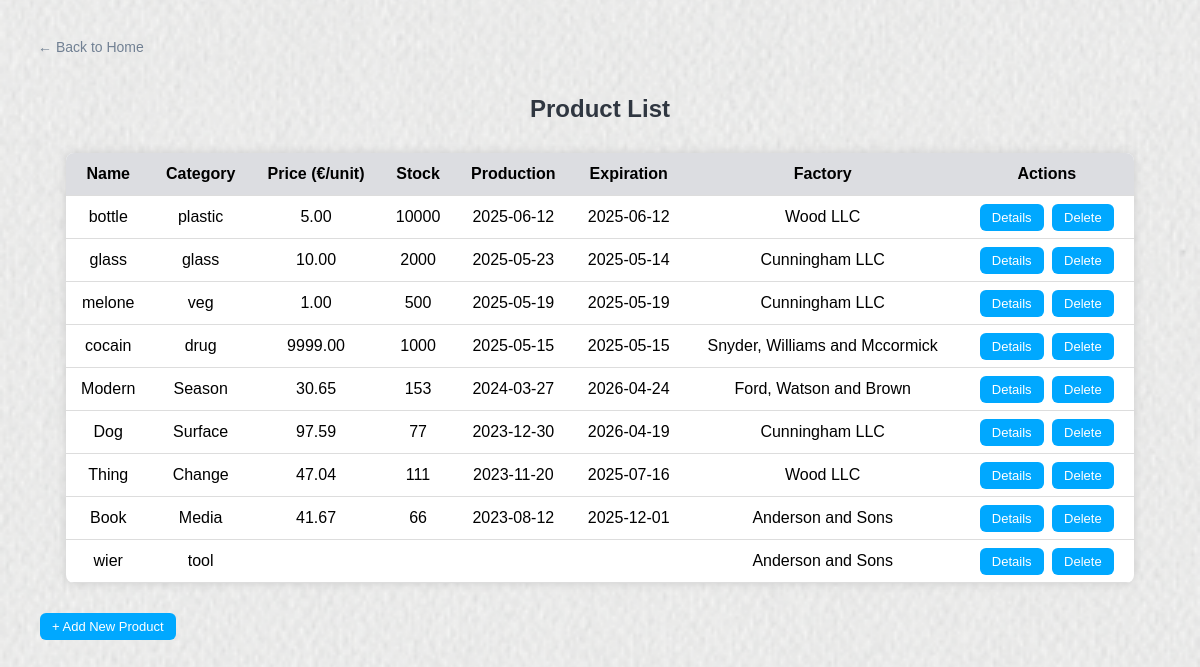
Screenshot of /Factory/factory_raw/products.php with the database file from the repository.
### tables this page shows
CREATE TABLE IF NOT EXISTS `product` (
  `ProductID` int NOT NULL AUTO_INCREMENT,
  `FactoryID` int DEFAULT NULL,
  `Name` varchar(100) DEFAULT NULL,
  `Category` varchar(100) DEFAULT NULL,
  `UnitPrice` decimal(10,2) DEFAULT NULL,
  `StockQuantity` int DEFAULT NULL,
  `ProductionDate` date DEFAULT NULL,
  `ExpirationDate` date DEFAULT NULL,
  PRIMARY KEY (`ProductID`),
  KEY `FactoryID` (`FactoryID`)
);

CREATE TABLE IF NOT EXISTS `factory` (
  `FactoryID` int NOT NULL,
  `Name` varchar(100) DEFAULT NULL,
  `Location` varchar(200) DEFAULT NULL,
  `Phone` varchar(20) DEFAULT NULL,
  `Email` varchar(100) DEFAULT NULL,
  `EstablishedDate` date DEFAULT NULL,
  `Status` enum('Active','Inactive') DEFAULT NULL,
  `OfficeID` int DEFAULT NULL,
  `ManagerID` int DEFAULT NULL,
  PRIMARY KEY (`FactoryID`),
  KEY `OfficeID` (`OfficeID`)
);

### Factory/factory_raw/products.php (the view, shortened to what this page needs)
<?php
require_once '../config.php';
$products = mysqli_query($conn, "
    SELECT p.*, f.Name AS FactoryName
    FROM product p
    LEFT JOIN factory f ON p.FactoryID = f.FactoryID
    ORDER BY p.ProductionDate DESC
");
?>
<!DOCTYPE html>
<html lang="en">
<head>
</head>
<body>
<a class="btn-back" href="../index.php">← Back to Home</a>
<h2>Product List</h2>
<table>
    <thead>
        <tr>
            <th>Name</th>
            <th>Category</th>
            <th>Price (€/unit)</th>
            <th>Stock</th>
            <th>Production</th>
            <th>Expiration</th>
            <th>Factory</th>
            <th>Actions</th>
        </tr>
    </thead>
    <tbody>
    <?php while ($p = mysqli_fetch_assoc($products)): ?>
        <tr>
            <td><?= htmlspecialchars($p['Name']) ?></td>
            <td><?= htmlspecialchars($p['Category']) ?></td>
            <td><?= $p['UnitPrice'] ?></td>
            <td><?= $p['StockQuantity'] ?></td>
            <td><?= $p['ProductionDate'] ?></td>
            <td><?= $p['ExpirationDate'] ?></td>
            <td><?= htmlspecialchars($p['FactoryName'] ?? 'N/A') ?></td>
            <td>
                <a class="btn" href="product_details.php?id=<?= $p['ProductID'] ?>">Details</a>
                <a class="btn btn-delete" href="products.php?delete=<?= $p['ProductID'] ?>" onclick="return confirm('Delete this product?')">Delete</a>
            </td>
        </tr>
    <?php endwhile; ?>
    </tbody>
</table>
<a class="btn btn-add" href="add_product.php">+ Add New Product</a>
</body>
</html>

### Factory/factory_raw/products.php (style rules this page uses)
body { background-image: url('../images/fabric_1.png'); background-size: cover; background-position: center; background-repeat: no-repeat; background-attachment: fixed; font-family: Arial; background-color: #f5f6fa; padding: 30px; }
h2 { text-align: center; color: #2f3640; }
table { width: 95%; margin: 30px auto; background-color: white; border-collapse: collapse; border-radius: 8px; overflow: hidden; box-shadow: 0 0 10px #ccc; }
th, td { padding: 12px; border-bottom: 1px solid #ddd; text-align: center; }
th { background-color: #dcdde1; }
a.btn { padding: 6px 12px; background-color: #00a8ff; color: white; text-decoration: none; border-radius: 6px; font-size: 13px; margin: 0 2px; }
.btn-add { display: block; width: fit-content; margin: 20px auto; background-color: green; }
.btn-delete { background-color: crimson; }
.btn-back { display: inline-block; margin-bottom: 20px; text-decoration: none; color: #718093; font-size: 14px; }

### rows the page displays
product: Name "bottle", Category "plastic", UnitPrice "5.00", StockQuantity "10000", ProductionDate "2025-06-12", ExpirationDate "2025-06-12", FactoryID.Name "Wood LLC"
product: Name "glass", Category "glass", UnitPrice "10.00", StockQuantity "2000", ProductionDate "2025-05-23", ExpirationDate "2025-05-14", FactoryID.Name "Cunningham LLC"
product: Name "melone", Category "veg", UnitPrice "1.00", StockQuantity "500", ProductionDate "2025-05-19", ExpirationDate "2025-05-19", FactoryID.Name "Cunningham LLC"
product: Name "cocain", Category "drug", UnitPrice "9999.00", StockQuantity "1000", ProductionDate "2025-05-15", ExpirationDate "2025-05-15", FactoryID.Name "Snyder, Williams and Mccormick"
product: Name "Modern", Category "Season", UnitPrice "30.65", StockQuantity "153", ProductionDate "2024-03-27", ExpirationDate "2026-04-24", FactoryID.Name "Ford, Watson and Brown"
product: Name "Dog", Category "Surface", UnitPrice "97.59", StockQuantity "77", ProductionDate "2023-12-30", ExpirationDate "2026-04-19", FactoryID.Name "Cunningham LLC"
product: Name "Thing", Category "Change", UnitPrice "47.04", StockQuantity "111", ProductionDate "2023-11-20", ExpirationDate "2025-07-16", FactoryID.Name "Wood LLC"
product: Name "Book", Category "Media", UnitPrice "41.67", StockQuantity "66", ProductionDate "2023-08-12", ExpirationDate "2025-12-01", FactoryID.Name "Anderson and Sons"
product: Name "wier", Category "tool", FactoryID.Name "Anderson and Sons"
